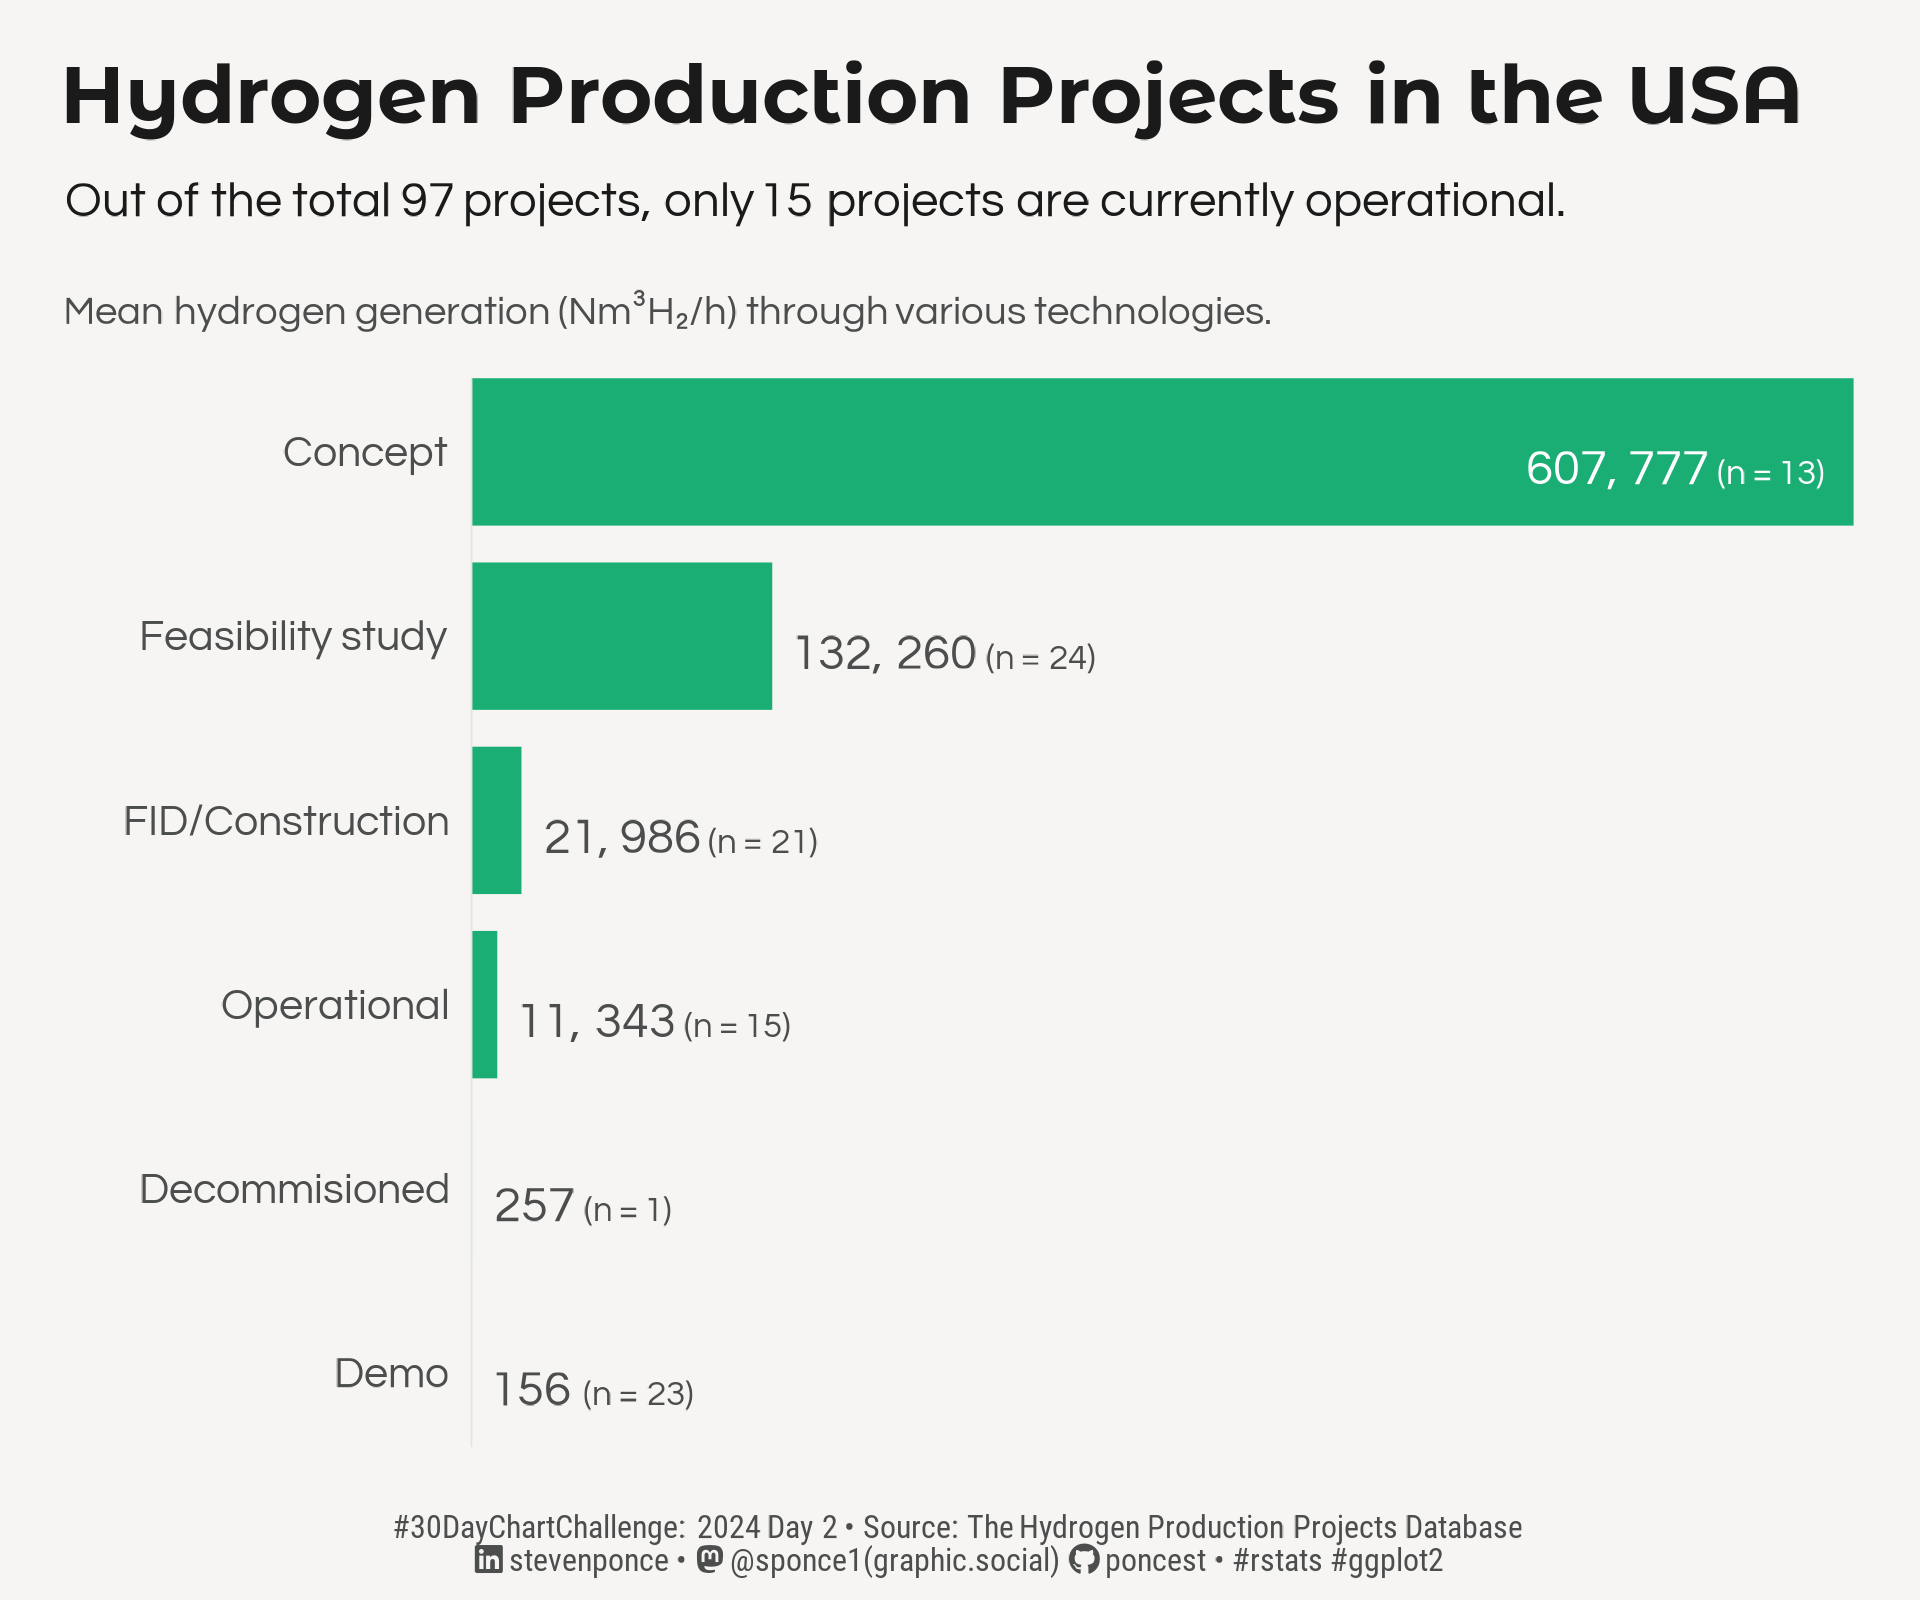

Recreate this plot in R.

## Challenge: #30DayChartChallenge 2024 day 02
## Topic:     Comparison | neo
## Author:    Steven Ponce
## Date:      2024-04-02

## Data:      A worldwide database of hydrogen projects (via International Energy Agency) 
## Link:      https://www.iea.org/data-and-statistics/data-product/hydrogen-production-and-infrastructure-projects-database#data-sets


## 1. LOAD PACKAGES & SETUP ----  
pacman::p_load(
tidyverse, # Easily Install and Load the 'Tidyverse'
ggtext,    # Improved Text Rendering Support for 'ggplot2'
showtext,  # Using Fonts More Easily in R Graphs
janitor,   # Simple Tools for Examining and Cleaning Dirty Data
skimr,     # Compact and Flexible Summaries of Data
scales,    # Scale Functions for Visualization
lubridate, # Make Dealing with Dates a Little Easier
readxl,    # Read Excel Files
glue       # Interpreted String Literals
)



### |- figure size ---- 
camcorder::gg_record( 
  dir    = here::here("temp_plots"), 
  device = "png",
  width  = 6,
  height = 5,
  units  = "in",
  dpi    = 320)

### |- resolution ---- 
showtext_opts(dpi = 320, regular.wt = 300, bold.wt = 800)


## 2. READ IN THE DATA ----
worldwide_hydrogen_projects <- read_xlsx(here::here("2024/data/Hydrogen_production_projects_corrected.xlsx"),
  sheet = "Projects", skip = 3, trim_ws = TRUE
) |>
  clean_names() |>
  glimpse()


## 3. EXAMINING THE DATA ----
glimpse(worldwide_hydrogen_projects)
skim(worldwide_hydrogen_projects)
colnames(worldwide_hydrogen_projects)

worldwide_hydrogen_projects |> count(country, sort = T)
worldwide_hydrogen_projects |> count(product, sort = T)
worldwide_hydrogen_projects |> count(status, sort = T)
worldwide_hydrogen_projects |> count(technology, sort = T)
worldwide_hydrogen_projects |> count(technology_electricity, sort = T)


## 4. TIDYDATA ----

### |- Tidy ----
h2_usa_tbl <- worldwide_hydrogen_projects |>
  # Filter for hydrogen and USA
  filter(
    product == "H2",
    country == "USA",
    !is.na(capacity_nm3_h2_h)
  ) |>
  # Summary
  group_by(status) |>
  summarise(
    count = n(),
    avg_h2_capacity = mean(capacity_nm3_h2_h)
  ) |>
  ungroup() |>
  # Format and reorder
  mutate(
    status = case_when(
      status == "DEMO" ~ "Demo",
      TRUE ~ as_factor(status)
    ),
    status = fct_reorder(status, avg_h2_capacity)
  ) |>
  # Bar labels
  mutate(bar_labels = scales::number_format(
    big.mark = ", ",
    accuracy = 1
  )
  (avg_h2_capacity))
  
  
  
# 5. VISUALIZATION ---- 

### |- plot aesthetics ---- 
bkg_col      <- colorspace::lighten('#f6f5f3', 0.05)      
title_col    <- "#1a1a1a"              
subtitle_col <- "#1a1a1a"    
caption_col  <- "#4C4D4D"
text_col     <- "#4C4D4D"     
col_palette  <- c("#1aad74")


### |-  titles and caption ----
# icons
tt <- str_glue("#30DayChartChallenge: { 2024 } Day { 02 } &bull; Source: The Hydrogen Production Projects Database<br>")  
li <- str_glue("<span style='font-family:fa6-brands'>&#xf08c;</span>")  
gh <- str_glue("<span style='font-family:fa6-brands'>&#xf09b;</span>")
mn <- str_glue("<span style='font-family:fa6-brands'>&#xf4f6;</span>")

# text
title_text    <- str_glue("Hydrogen Production Projects in the USA") 

subtitle_text <- str_glue("Out of the total 97 projects, only 15 projects are currently operational.<br><br>",
                          "<span style='font-size:9pt; color:#4C4D4D'> Mean hydrogen generation&nbsp;(Nm³H₂/h) through various technologies.</span>")

caption_text  <- str_glue("{tt} {li} stevenponce &bull; {mn} @sponce1(graphic.social) {gh} poncest &bull; #rstats #ggplot2")


### |-  fonts ----
font_add('fa6-brands', 'fonts/6.4.2/Font Awesome 6 Brands-Regular-400.otf') 
font_add_google("Montserrat Alternates", regular.wt = 600, family = "title")       
font_add_google("Questrial", regular.wt = 400, family = "subtitle")  
font_add_google("Questrial", regular.wt = 400, family = "text")  
font_add_google("Roboto Condensed", family = "caption")
showtext_auto(enable = TRUE)  

### |-  plot theme ----
theme_set(theme_minimal(base_size = 12, base_family = "text"))

theme_update(
  plot.title.position   = "plot",
  plot.caption.position = "plot",
  legend.position       = "plot",
  plot.margin           = margin(t = 10, r = 15, b = 0, l = 15),
  plot.background       = element_rect(fill = bkg_col, color = bkg_col),
  panel.background      = element_rect(fill = bkg_col, color = bkg_col),
  axis.title.x          = element_text(margin = margin(10, 0, 0, 0), size = rel(1), color = text_col, family = "text", face = "bold"),
  axis.title.y          = element_text(margin = margin(0, 10, 0, 0), size = rel(1), color = text_col, family = "text", face = "bold"),
  axis.text.x           = element_blank(),   
  axis.text.y           = element_text(size = rel(1), color = text_col, family = "text"),
  axis.line.y           = element_line(color = "gray90", linewidth = .2),
  panel.grid            = element_blank(),
)

### |-  create_bar_plot() ----
create_bar_plot <- function(tbl, x_variable, y_variable, label_adjust, col_width) {
  tbl |>
    ggplot(aes(x = {{ x_variable }}, y = {{ y_variable }})) +
    
    # Geoms
    geom_col(width = {{ col_width }}, fill = col_palette[1]) +
    geom_textbox(
      aes(
        label = paste0(
          "<span style='font-size:11pt'><br>",
          bar_labels, "</span>",
          " (n = ", count, ")"
        ),
        hjust = case_when(
          avg_h2_capacity < {{ label_adjust }} ~ 0,
          TRUE ~ 1
        ),
        halign = case_when(
          avg_h2_capacity < {{ label_adjust }} ~ 0,
          TRUE ~ 1
        ),
        colour = case_when(
          avg_h2_capacity < {{ label_adjust }} ~ "#4C4D4D",
          TRUE ~ "#fdfdff"
        )
      ),
      fill = NA,
      box.colour = NA,
      size = 2.8,
      fontface = "bold",
      family = 'text'
    ) +
    
    # Scales
    scale_colour_identity() +
    coord_flip(expand = FALSE, clip = "off") +
    
    # Labs
    labs(
      x        = element_blank(),
      y        = element_blank(),
      title    = title_text,
      subtitle = subtitle_text,
      caption  = caption_text,
    )
}


### |-  final plot ----  
h2_usa_tbl |>
  create_bar_plot(
    x_variable = status,
    y_variable = avg_h2_capacity,
    label_adjust = 135000,
    col_width = 0.8
  ) +

  # Scales
  scale_x_discrete() +
  scale_y_continuous() +
  
  # Theme
  theme(
    plot.title      = element_markdown(
      size          = rel(1.5),
      family        = "title",
      face          = "bold",
      color         = title_col,
      lineheight    = 1.1,
      margin        = margin(t = 5, b = 5)
    ),
    plot.subtitle   = element_markdown(
      size          = rel(.92),
      family        = "subtitle",
      color         = subtitle_col,
      lineheight    = 1.1,
      margin        = margin(t = 5, b = 10)
    ),
    plot.caption    = element_markdown(
      size          = rel(.6),
      family        = "caption",
      color         = caption_col,
      lineheight    = 0.65,
      hjust         = 0.5,
      halign        = 0.5,
      margin        = margin(t = 0, b = 5)
    ),
  )


# 6. SESSION INFO ----  
sessioninfo::session_info(include_base = TRUE) 

# ─ Session info ──────────────────────────────────────────────────────────────────────
# setting  value
# version  R version 4.3.3 (2024-02-29 ucrt)
# os       Windows 10 x64 (build 19045)
# system   x86_64, mingw32
# ui       RStudio
# language (EN)
# collate  English_United States.utf8
# ctype    English_United States.utf8
# tz       America/New_York
# date     2024-04-01
# rstudio  2023.12.1+402 Ocean Storm (desktop)
# pandoc   NA
# 
# ─ Packages ──────────────────────────────────────────────────────────────────────────
# ! package     * version  date (UTC) lib source
# base        * 4.3.3    2024-02-29 [2] local
# P base64enc     0.1-3    2015-07-28 [?] CRAN (R 4.3.0)
# P camcorder     0.1.0    2022-10-03 [?] CRAN (R 4.3.0)
# P cellranger    1.1.0    2016-07-27 [?] CRAN (R 4.3.0)
# cli           3.6.2    2023-12-11 [1] CRAN (R 4.3.3)
# P colorspace    2.1-0    2023-01-23 [?] CRAN (R 4.3.0)
# P commonmark    1.9.0    2023-03-17 [?] CRAN (R 4.3.0)
# P compiler      4.3.3    2024-02-29 [?] local
# P curl          5.2.0    2023-12-08 [?] RSPM (R 4.3.0)
# P datasets    * 4.3.3    2024-02-29 [?] local
# P digest        0.6.33   2023-07-07 [?] CRAN (R 4.3.1)
# P dplyr       * 1.1.4    2023-11-17 [?] RSPM (R 4.3.0)
# P fansi         1.0.6    2023-12-08 [?] RSPM (R 4.3.0)
# P farver        2.1.1    2022-07-06 [?] CRAN (R 4.3.0)
# P fastmap       1.1.1    2023-02-24 [?] CRAN (R 4.3.0)
# P forcats     * 1.0.0    2023-01-29 [?] CRAN (R 4.3.0)
# P generics      0.1.3    2022-07-05 [?] CRAN (R 4.3.0)
# P ggplot2     * 3.5.0    2024-02-23 [?] CRAN (R 4.3.2)
# P ggtext      * 0.1.2    2022-09-16 [?] CRAN (R 4.3.0)
# P gifski        1.12.0-2 2023-08-12 [?] CRAN (R 4.3.1)
# P glue        * 1.7.0    2024-01-09 [?] CRAN (R 4.3.2)
# P graphics    * 4.3.3    2024-02-29 [?] local
# P grDevices   * 4.3.3    2024-02-29 [?] local
# P grid          4.3.3    2024-02-29 [?] local
# P gridtext      0.1.5    2022-09-16 [?] CRAN (R 4.3.0)
# P gtable        0.3.4    2023-08-21 [?] CRAN (R 4.3.1)
# P here          1.0.1    2020-12-13 [?] CRAN (R 4.3.0)
# P hms           1.1.3    2023-03-21 [?] CRAN (R 4.3.0)
# P htmltools     0.5.7    2023-11-03 [?] RSPM (R 4.3.0)
# P janitor     * 2.2.0    2023-02-02 [?] CRAN (R 4.3.0)
# P jsonlite      1.8.8    2023-12-04 [?] RSPM (R 4.3.0)
# P knitr         1.45     2023-10-30 [?] RSPM (R 4.3.0)
# P labeling      0.4.3    2023-08-29 [?] CRAN (R 4.3.1)
# P lifecycle     1.0.4    2023-11-07 [?] CRAN (R 4.3.2)
# P lubridate   * 1.9.3    2023-09-27 [?] RSPM (R 4.3.0)
# P magick        2.8.3    2024-02-18 [?] CRAN (R 4.3.3)
# P magrittr      2.0.3    2022-03-30 [?] CRAN (R 4.3.0)
# P markdown      1.12     2023-12-06 [?] CRAN (R 4.3.2)
# P methods     * 4.3.3    2024-02-29 [?] local
# P munsell       0.5.0    2018-06-12 [?] CRAN (R 4.3.0)
# P pacman        0.5.1    2019-03-11 [?] CRAN (R 4.3.0)
# P pillar        1.9.0    2023-03-22 [?] CRAN (R 4.3.0)
# P pkgconfig     2.0.3    2019-09-22 [?] CRAN (R 4.3.0)
# P purrr       * 1.0.2    2023-08-10 [?] CRAN (R 4.3.1)
# P R6            2.5.1    2021-08-19 [?] CRAN (R 4.3.0)
# P ragg          1.2.7    2023-12-11 [?] RSPM (R 4.3.0)
# P Rcpp          1.0.11   2023-07-06 [?] CRAN (R 4.3.1)
# P readr       * 2.1.5    2024-01-10 [?] CRAN (R 4.3.2)
# P readxl      * 1.4.3    2023-07-06 [?] CRAN (R 4.3.1)
# renv          1.0.5    2024-02-29 [1] CRAN (R 4.3.3)
# P repr          1.1.6    2023-01-26 [?] CRAN (R 4.3.0)
# P rlang         1.1.3    2024-01-10 [?] CRAN (R 4.3.2)
# P rprojroot     2.0.4    2023-11-05 [?] RSPM (R 4.3.0)
# P rstudioapi    0.15.0   2023-07-07 [?] CRAN (R 4.3.1)
# P rsvg          2.6.0    2023-10-08 [?] RSPM (R 4.3.0)
# P scales      * 1.3.0    2023-11-28 [?] CRAN (R 4.3.2)
# P sessioninfo   1.2.2    2021-12-06 [?] CRAN (R 4.3.0)
# P showtext    * 0.9-7    2024-03-02 [?] CRAN (R 4.3.3)
# P showtextdb  * 3.0      2020-06-04 [?] CRAN (R 4.3.0)
# P skimr       * 2.1.5    2022-12-23 [?] CRAN (R 4.3.0)
# P snakecase     0.11.1   2023-08-27 [?] CRAN (R 4.3.1)
# P stats       * 4.3.3    2024-02-29 [?] local
# P stringi       1.8.3    2023-12-11 [?] RSPM (R 4.3.0)
# P stringr     * 1.5.1    2023-11-14 [?] RSPM (R 4.3.0)
# P svglite       2.1.1    2023-01-10 [?] CRAN (R 4.3.0)
# P sysfonts    * 0.8.9    2024-03-02 [?] CRAN (R 4.3.3)
# P systemfonts   1.0.5    2023-10-09 [?] RSPM (R 4.3.0)
# P textshaping   0.3.6    2021-10-13 [?] CRAN (R 4.3.0)
# P tibble      * 3.2.1    2023-03-20 [?] CRAN (R 4.3.0)
# P tidyr       * 1.3.1    2024-01-24 [?] CRAN (R 4.3.2)
# tidyselect    1.2.1    2024-03-11 [1] CRAN (R 4.3.3)
# P tidyverse   * 2.0.0    2023-02-22 [?] CRAN (R 4.3.0)
# P timechange    0.2.0    2023-01-11 [?] CRAN (R 4.3.0)
# P tools         4.3.3    2024-02-29 [?] local
# P tzdb          0.4.0    2023-05-12 [?] CRAN (R 4.3.0)
# P utf8          1.2.4    2023-10-22 [?] CRAN (R 4.3.2)
# P utils       * 4.3.3    2024-02-29 [?] local
# P vctrs         0.6.5    2023-12-01 [?] CRAN (R 4.3.2)
# P withr         3.0.0    2024-01-16 [?] CRAN (R 4.3.2)
# P xfun          0.41     2023-11-01 [?] CRAN (R 4.3.2)
# P xml2          1.3.6    2023-12-04 [?] RSPM (R 4.3.0)
# 
# [1] C:/Users/poncest/OneDrive - Bristol Myers Squibb/RStudio/_CHALLENGES/30DayChartChallenge/renv/library/R-4.3/x86_64-w64-mingw32
# [2] C:/Users/poncest/AppData/Local/R/cache/R/renv/sandbox/R-4.3/x86_64-w64-mingw32/07866f9d
# 
# P ── Loaded and on-disk path mismatch.
# 
# ─────────────────────────────────────────────────────────────────────────────────────
# > 
